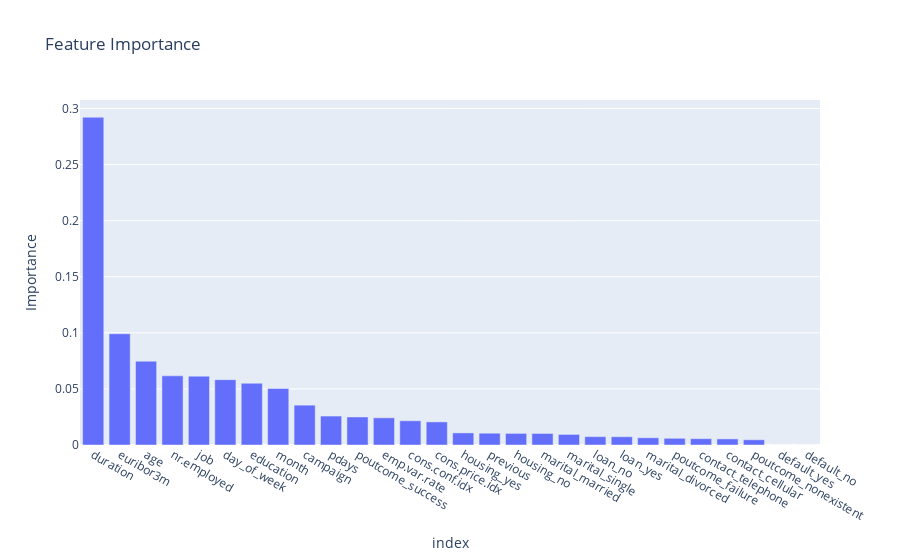

The notebook cell saved with this chart:
### Code cell
## Extract the important features and rank using Random forest classifier

# Import Random forest classifier
from sklearn.ensemble import RandomForestClassifier

# Instantiate the Random forest
rf = RandomForestClassifier(n_estimators=100,criterion='gini')

# Perform fit to the classifier
rf.fit(scaled_df,y)
fx = pd.DataFrame(rf.feature_importances_,columns=['Importance']).set_index(scaled_df.columns).sort_values(by='Importance', ascending=False)

# Plot the features importance
fig = px.bar(fx, x=fx.index, y='Importance', title='Feature Importance')
fig.show()
fx

### Figure 1 — Plotly figure (JSON) as saved in the notebook; plotly's stock layout.template omitted (floating-point values rounded to 4 significant figures)
{"data": [{"alignmentgroup": "True", "hovertemplate": "index=%{x}<br>Importance=%{y}<extra></extra>", "legendgroup": "", "marker": {"color": "#636efa", "pattern": {"shape": ""}}, "name": "", "offsetgroup": "", "orientation": "v", "showlegend": false, "textposition": "auto", "type": "bar", "x": ["duration", "euribor3m", "age", "nr.employed", "job", "day_of_week", "education", "month", "campaign", "pdays", "poutcome_success", "emp.var.rate", "cons.conf.idx", "cons.price.idx", "housing_yes", "previous", "housing_no", "marital_married", "marital_single", "loan_no", "loan_yes", "marital_divorced", "poutcome_failure", "contact_telephone", "contact_cellular", "poutcome_nonexistent", "default_yes", "default_no"], "xaxis": "x", "y": [0.2922, 0.09919, 0.07474, 0.06166, 0.06139, 0.05828, 0.05505, 0.05036, 0.03551, 0.0258, 0.02499, 0.02424, 0.02161, 0.0206, 0.01079, 0.01051, 0.01034, 0.01028, 0.009446, 0.007447, 0.007363, 0.00645, 0.005976, 0.005653, 0.005435, 0.004659, 1.675e-06, 1.847e-08], "yaxis": "y"}], "layout": {"barmode": "relative", "legend": {"tracegroupgap": 0}, "title": {"text": "Feature Importance"}, "xaxis": {"anchor": "y", "domain": [0, 1], "title": {"text": "index"}}, "yaxis": {"anchor": "x", "domain": [0, 1], "title": {"text": "Importance"}}}}
